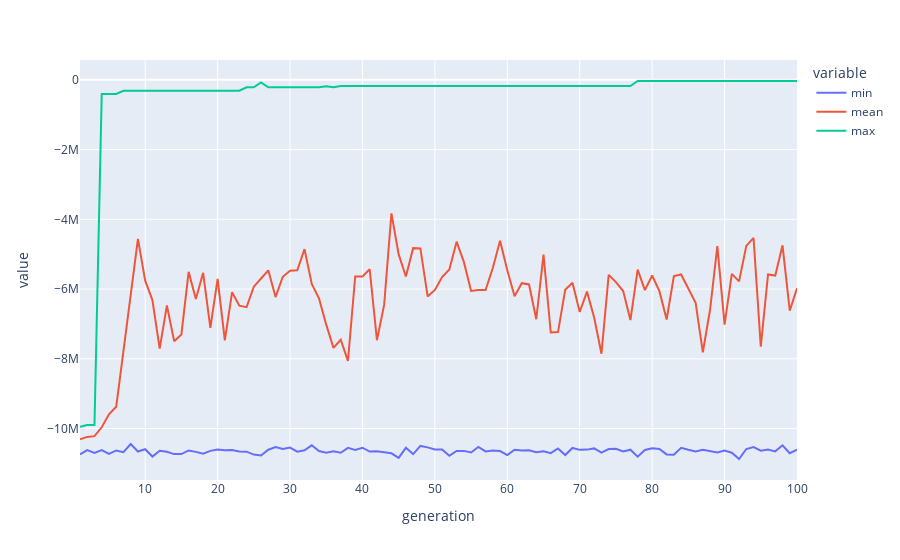

Notebook code for this chart:
### Code cell
history = pd.DataFrame(
    {
        "generation": np.arange(1, len(mean_values) + 1),
        "min": min_values,
        "mean": mean_values,
        "max": max_values,
    }
).melt(id_vars="generation")

fig = px.line(data_frame=history, x="generation", y="value", color="variable")
fig.show()
